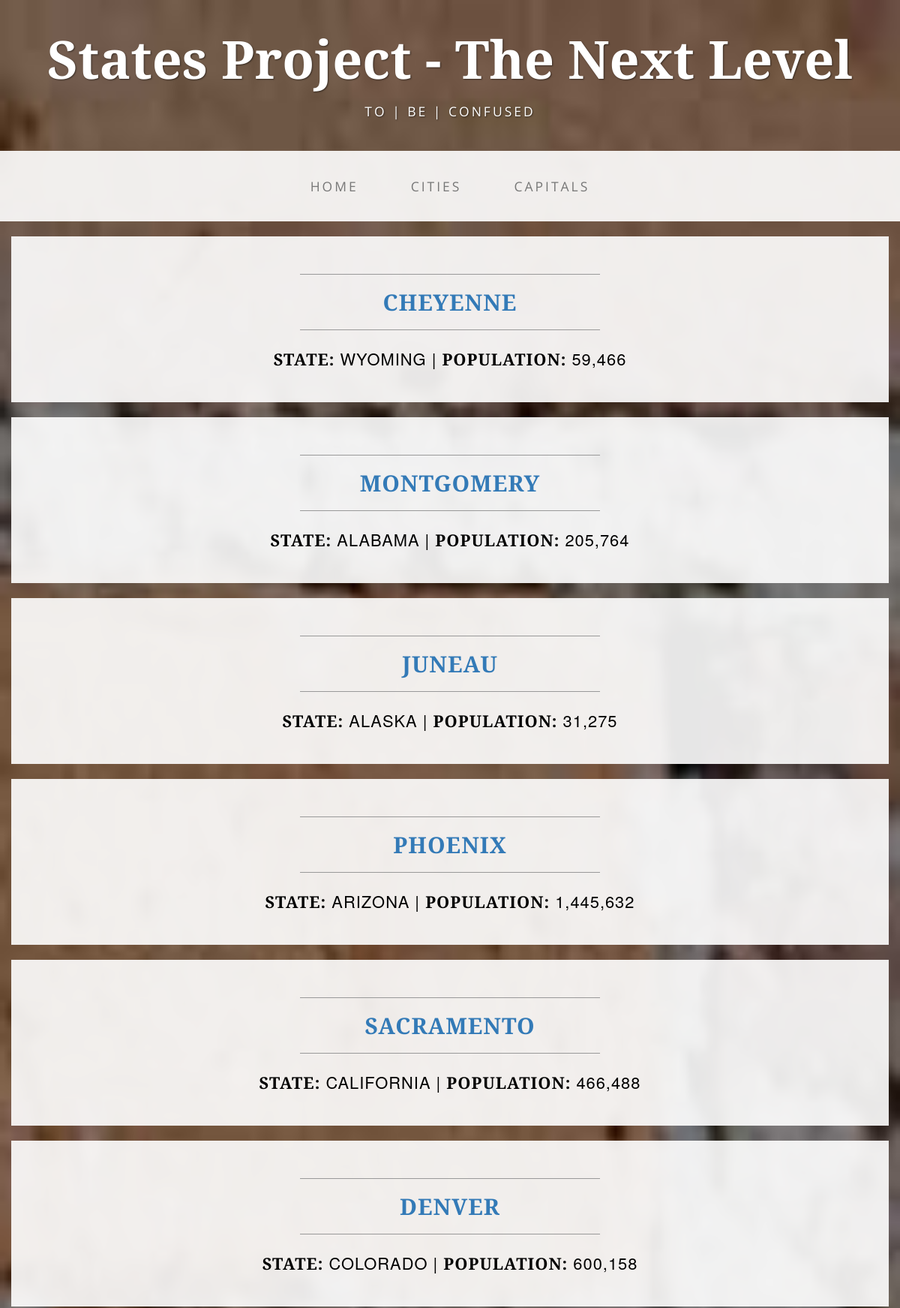
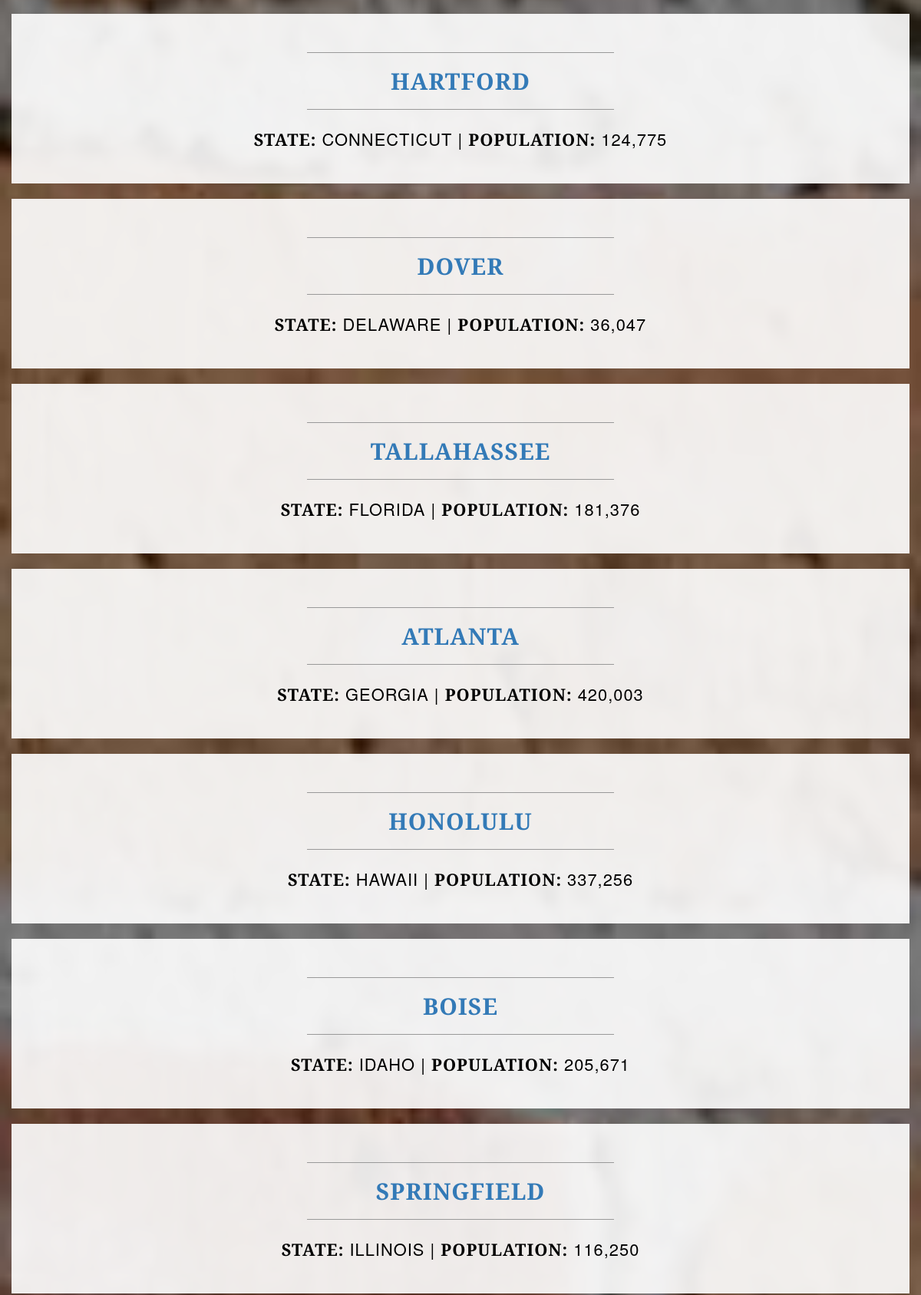
Page /capital_list/ (upper part) on the committed database (2 pictures, top to bottom).
### app/models.py (models this page shows, shortened)
class StateCapital(models.Model):
	state = models.OneToOneField("app.State", null=True)
	name = models.CharField(max_length=100, null=True, blank=True)
	latitude = models.FloatField(null=True, blank=True)
	longitude = models.FloatField(null=True, blank=True)
	capital_population = models.IntegerField(null=True, blank=True)

class State(models.Model):
	abbreviation = models.CharField(max_length=2, null=True, blank=True)
	name = models.CharField(max_length=100, null=True, blank=True)

### app/views.py (the view)
# urls.py: url(r'^capital_list/', 'app.views.capital_list'),
def capital_list(request):
	context = {}
	context['capitals'] = StateCapital.objects.all()
	return render(request, 'capital_list.html', context)

### app/templates/capital_list.html
 {% extends 'base.html' %}
 {% load staticfiles %}
 {% load humanize %}
 {% block content %}
<div class="container">
    {% for capital in capitals %}
        <div class="row">
            <div class="box">
                <div class="intro-text text-center">
                        <hr>
                        <h2>
                    <a href="/capital_detail/{{capital.pk}}">{{ capital.name }}</a>
                        </h2>
                        <hr>
                    <p class="city-block">
                        <b>State:</b> {{ capital.state.name }} |
                        <b>Population:</b> {{capital.capital_population|intcomma }}
                    </p>
                </div>
            </div>
        </div>
    {% endfor %}
</div>
{% endblock %}

### app/templates/base.html (shortened to what this page needs)
{% load staticfiles %}
<!DOCTYPE html>
<html lang="en">
<head>
    <link href="{% static 'css/bootstrap.min.css' %} " rel="stylesheet">
    <link href="{% static 'css/business-casual.css' %}" rel="stylesheet">
</head>
<body>
    <div class="brand">States Project - The Next Level</div>
    <div class="address-bar">To | Be | Confused</div>
   <nav class="navbar navbar-default" role="navigation">
        <div class="container">
            <div class="collapse navbar-collapse" id="bs-example-navbar-collapse-1">
                <ul class="nav navbar-nav">
                    <li>
                        <a href="/state_list/">Home</a>
                    </li>
                    <li>
                        <a href="/city_list/">Cities</a>
                    </li>
                    <li>
                        <a href="/capital_list/">Capitals</a>
                    </li>
                </ul>
            </div>
        </div>
    </nav>
	{% block content %}
	{% endblock %}
</body>
</html>

### app/static/css/business-casual.css (style rules this page uses)
body { font-family: "Open Sans","Helvetica Neue",Helvetica,Arial,sans-serif; background: url('../img/bg.jpg') no-repeat center center fixed; -webkit-background-size: cover; -moz-background-size: cover; background-size: cover; -o-background-size: cover; }
h1, h2, h3, h4, h5, h6 { text-transform: uppercase; font-family: "Josefin Slab","Helvetica Neue",Helvetica,Arial,sans-serif; font-weight: 700; letter-spacing: 1px; }
p { font-size: 1.25em; line-height: 1.6; color: #000; }
hr { max-width: 400px; border-color: #999999; }
.brand, .address-bar { display: none; }
.navbar-nav { text-transform: uppercase; font-weight: 400; letter-spacing: 3px; }
.box { margin-bottom: 20px; padding: 30px 15px; background: #fff; background: rgba(255,255,255,0.9); }
.intro-text { text-transform: uppercase; font-size: 1.25em; font-weight: 400; letter-spacing: 1px; }
@media screen and (min-width:768px) { .brand { display: inherit; margin: 0; padding: 30px 0 10px; text-align: center; text-shadow: 1px 1px 2px rgba(0,0,0,0.5); font-family: "Josefin Slab","Helvetica Neue",Helvetica,Arial,sans-serif; font-size: 5em; font-weight: 700; line-height: normal; color: #fff; } }
@media screen and (min-width:768px) { .address-bar { display: inherit; margin: 0; padding: 0 0 40px; text-align: center; text-shadow: 1px 1px 2px rgba(0,0,0,0.5); text-transform: uppercase; font-size: 1.25em; font-weight: 400; letter-spacing: 3px; color: #fff; } }
@media screen and (min-width:768px) { .navbar { border-radius: 0; } }
@media screen and (min-width:768px) { .navbar { min-height: 0; } }
@media screen and (min-width:768px) { .navbar-default { border: none; background: #fff; background: rgba(255,255,255,0.9); } }
@media screen and (min-width:768px) { .nav>li>a { padding: 35px; } }
@media screen and (min-width:768px) { .navbar-nav>li>a { line-height: normal; } }
@media screen and (min-width:768px) { .navbar-nav { display: table; float: none; margin: 0 auto; table-layout: fixed; font-size: 1.25em; } }
@media screen and (min-width:1200px) { .box:after { content: ''; display: table; clear: both; } }
.city-block { text-align: center; font-family: "Josefin Slab","Helvetica Neue",Helvetica,Arial,sans-serif; }

### rows in the picture
StateCapital: name "CHEYENNE", state.name "WYOMING", capital_population "59,466"
StateCapital: name "MONTGOMERY", state.name "ALABAMA", capital_population "205,764"
StateCapital: name "JUNEAU", state.name "ALASKA", capital_population "31,275"
StateCapital: name "PHOENIX", state.name "ARIZONA", capital_population "1,445,632"
StateCapital: name "SACRAMENTO", state.name "CALIFORNIA", capital_population "466,488"
StateCapital: name "DENVER", state.name "COLORADO", capital_population "600,158"
StateCapital: name "HARTFORD", state.name "CONNECTICUT", capital_population "124,775"
StateCapital: name "DOVER", state.name "DELAWARE", capital_population "36,047"
StateCapital: name "TALLAHASSEE", state.name "FLORIDA", capital_population "181,376"
StateCapital: name "ATLANTA", state.name "GEORGIA", capital_population "420,003"
StateCapital: name "HONOLULU", state.name "HAWAII", capital_population "337,256"
StateCapital: name "BOISE", state.name "IDAHO", capital_population "205,671"
StateCapital: name "SPRINGFIELD", state.name "ILLINOIS", capital_population "116,250"
